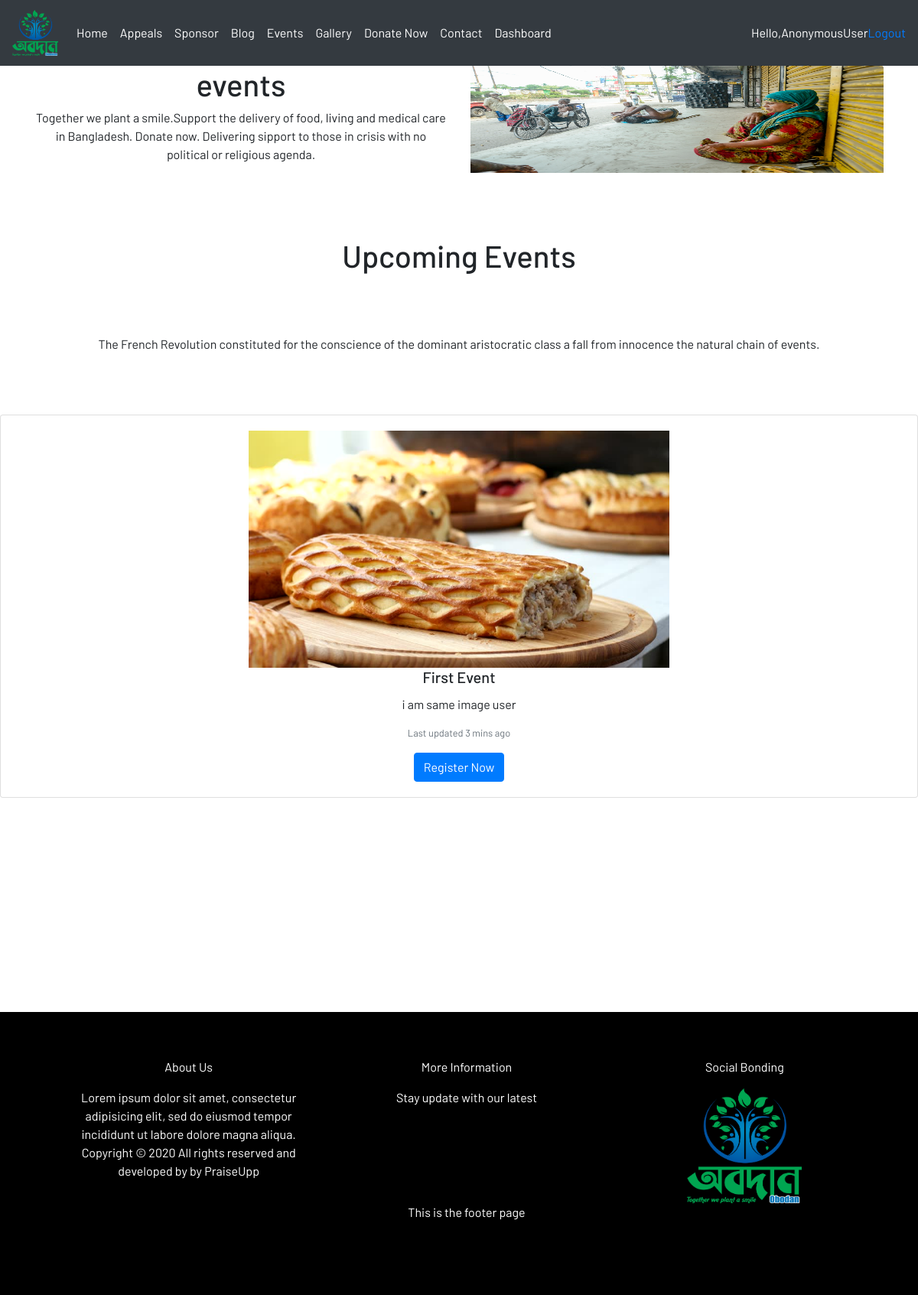
The app's page /events with its own data.
### webmanager/models.py (models this page shows, shortened)
class Event(models.Model):
    event_title = models.CharField(max_length=100)
    event_desc = models.TextField(max_length=1000)
    event_pic = models.ImageField(null=True, blank=True)
    created_at = models.DateTimeField(null=True, blank=True)
    updated_on = models.DateTimeField(auto_now=True)

### webmanager/views.py (the view)
# urls.py: path('events', views.events, name="events"),
def events(request):
    events = Event.objects.all()
    context = {'events': events}
    return render(request, 'webmanager/events.html', context)

### webmanager/templates/webmanager/events.html
{% extends 'webmanager/main.html' %} {% block content %} {% load static%}
<section>
    <div class="container text-center">
      <div class="row">
        <div class="col-lg-6">
          <h1>events</h1>
          <p>
            Together we plant a smile.Support the delivery of food, living and
            medical care in Bangladesh. Donate now. Delivering sipport to those in
            crisis with no political or religious agenda.
          </p>
        </div>
        <div class="col-lg-6">
          <img
            src="{% static '/img/assets/khulna3.jpg' %}"
            class="card-img-top img-fluid"
            alt="..." style="height: 140px;"
          />
        </div>
      </div>
    </div>
  </section>
<section>
      <div class="text-center title-gap">
      <h1>Upcoming Events</h1>
      <p class="title-gap">
        The French Revolution constituted for the conscience of the dominant
        aristocratic class a fall from innocence the natural chain of events.
      </p>
    </div>
  {% for event in events %}
  <div class="card text-center title-gap">
  <div class="card-body">
    <img src="{{ event.event_pic.url }}" class="img-fluid" height="220px" width="550px" />
    <h5 class="card-title">{{event.event_title}}</h5>
    <p class="card-text">{{event.event_desc}}</p>
    <p class="card-text"><small class="text-muted">Last updated 3 mins ago</small></p>
    <a href="" class="btn btn-primary">Register Now</a>
  </div>
</div>
  {% endfor %}
</section>
    {% endblock %}

### static/css/main.css (style rules this page uses)
body { font-family: "Barlow", sans-serif; }
.title-gap { margin-top: 80px; }

### records on screen
Event: event_pic (picture), event_title "First Event", event_desc "i am same image user"

### other values on screen
{{ request.user }} "AnonymousUser"
